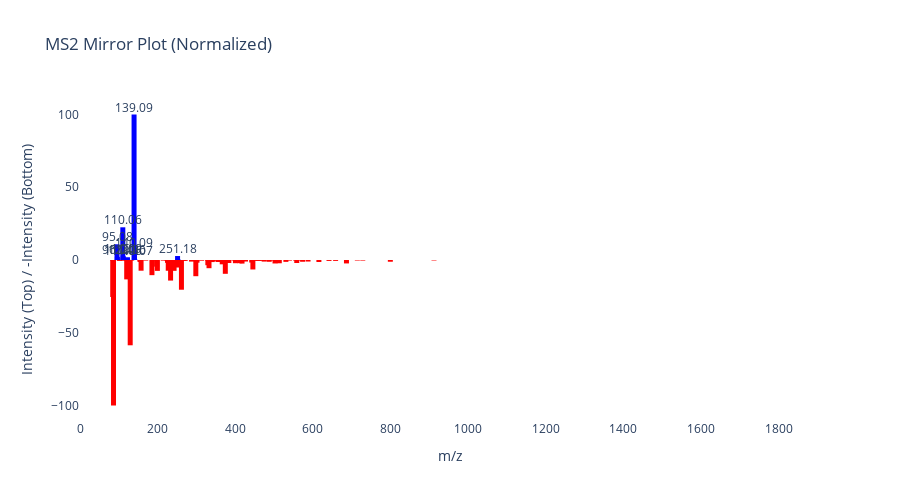

Source (notebook cell):
### Code cell
plot_ms2_spectrum(get_peaks_from_gnps(usi=r.json()['results'][0]['USI']),get_peaks_from_gnps("CCMSLIB00000579271"), width=5, label_top_n=10)
